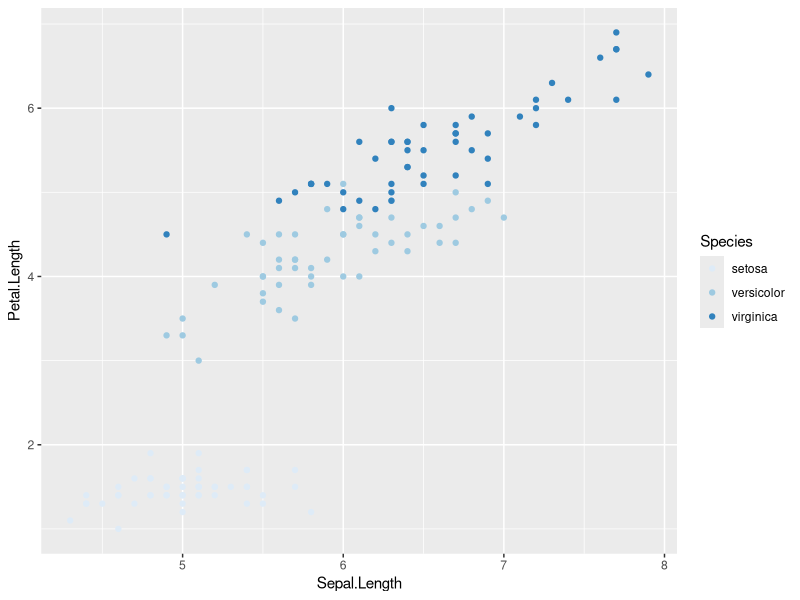

Reproduce this figure in R.
require(tidyverse)


ggplot(
 iris,
 aes( 
  x = Sepal.Length,
  y = Petal.Length,
  color = Species)
) +
 geom_point() +
 scale_color_brewer()
